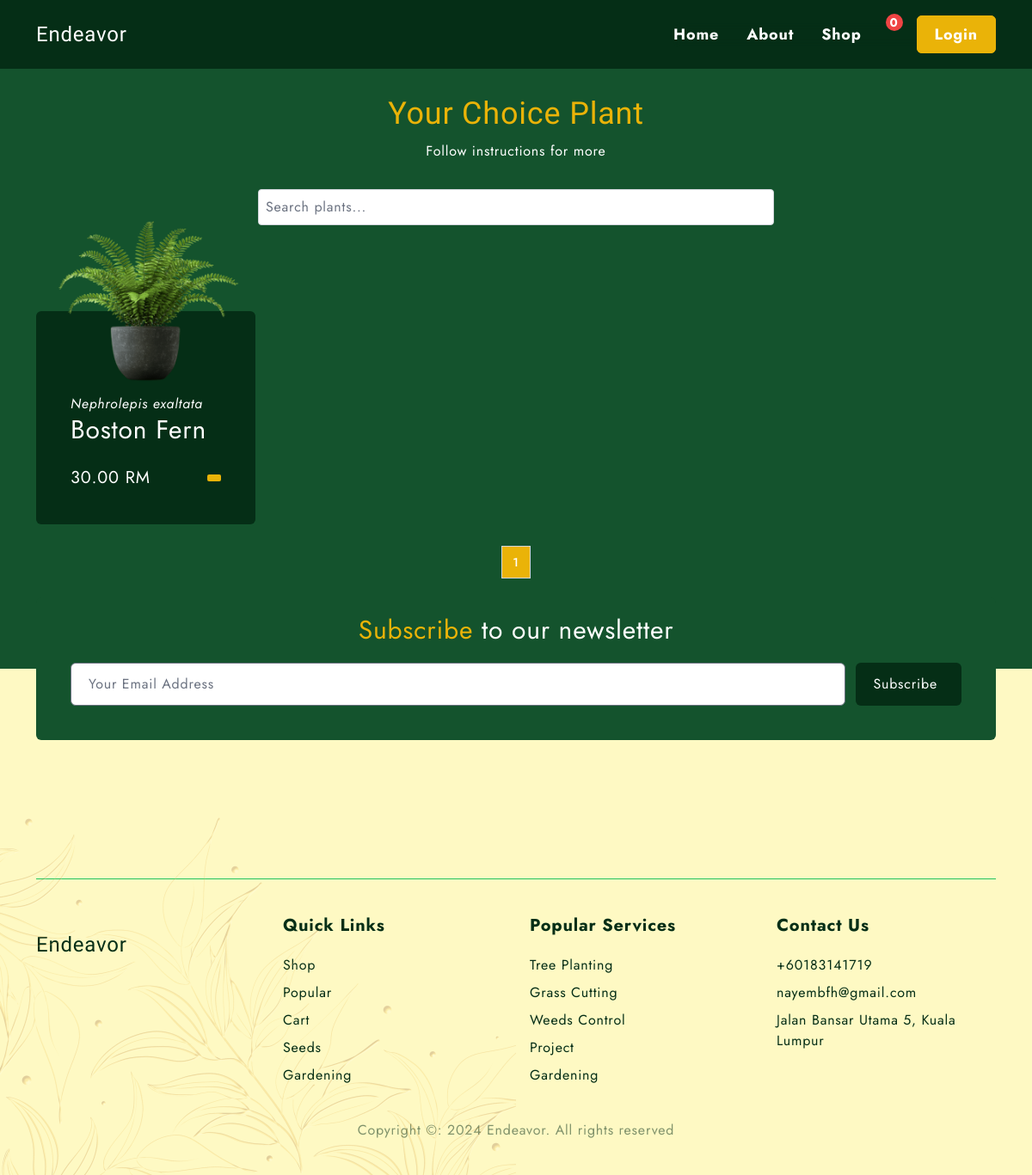
The page /shop/ on the database as committed earlier.
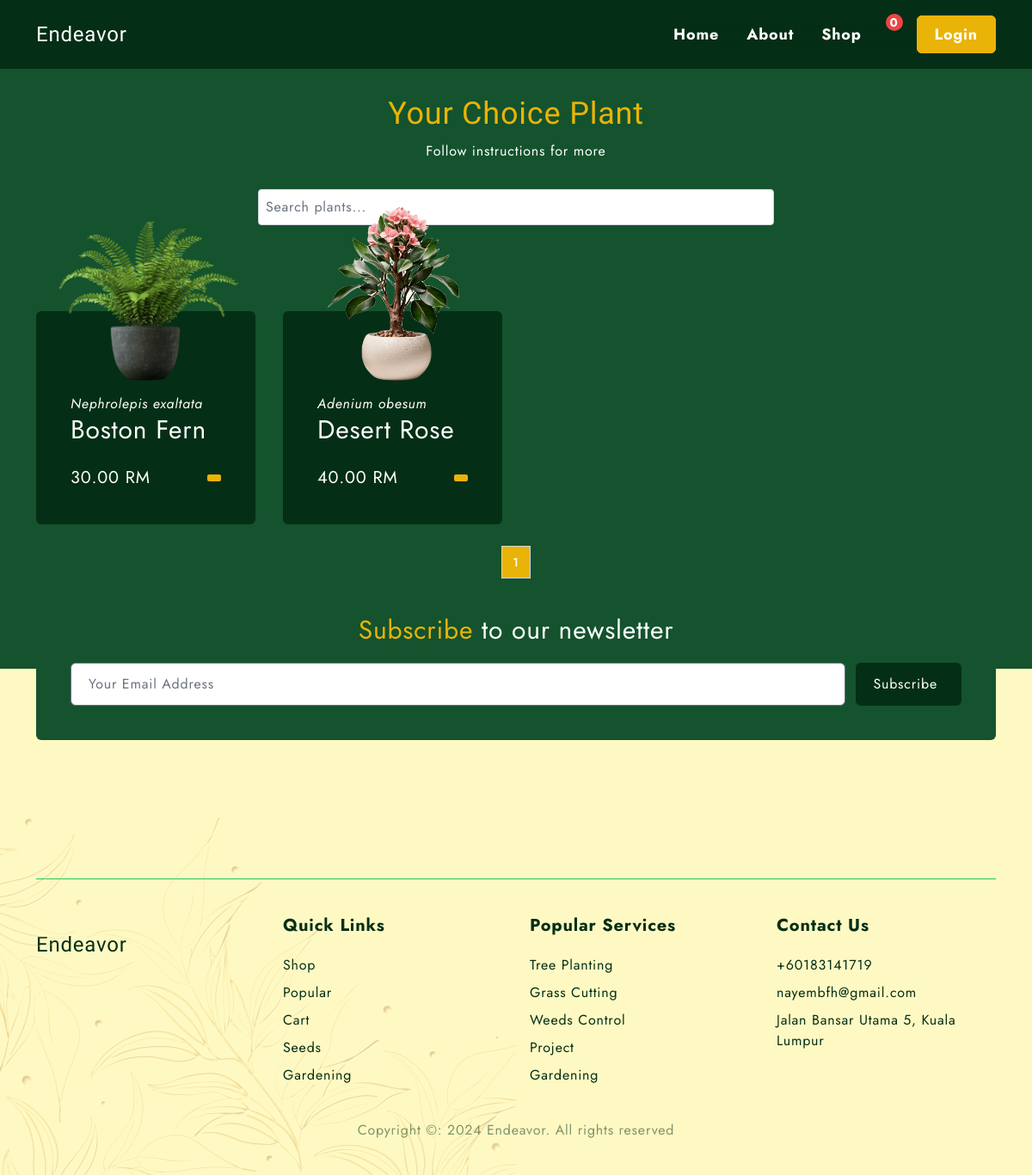
The same page on the database as committed later.
### home/models.py (models this page shows, shortened)
class Plant(models.Model):
    scientific_name = models.CharField(max_length=255)
    common_name = models.CharField(max_length=255)
    description = models.CharField(max_length=255)
    image = models.ImageField(upload_to='plants/')
    price = models.DecimalField(max_digits=10, decimal_places=2)
    rating = models.DecimalField(max_digits=2, decimal_places=1, default=0.0)

### home/views.py (the view)
# urls.py: path('shop/', views.shop_view, name='shop'),
def shop_view(request: HttpRequest):
    plant_list = Plant.objects.all()
    paginator = Paginator(plant_list, 4)
    page_number = request.GET.get('page')
    page_obj = paginator.get_page(page_number)
    context = {
        'plants': page_obj,
        'page_obj': page_obj,
        'current_path': request.path,
    }
    return render(request, 'include/plants.html', context)

### templates/include/plants.html (shortened to what this page needs)
{% extends "base.html" %}
{% block content %}
<section class="bg-green-900">
    <div class="flex flex-col items-center gap-3 text-center mb-10 md:mb-20">
        <h2 class="title">Your Choice Plant</h2>
        <p class="max-w-2xl">Follow instructions for more</p>
        {% if current_path == '/shop/' %}
        <div class="w-full flex justify-center my-5">
            <input type="text" placeholder="Search plants..." class="w-1/2 p-2 border border-gray-300 rounded">
        </div>
        {% endif %}
    </div>
    <div class="container w-full grid grid-cols-1 gap-x-8 gap-y-36 md:grid-cols-2 lg:grid-cols-3 xl:grid-cols-4">
        {% for plant in plants %}
        <div class="card bg-green-950 p-10 pt-24 rounded-md relative">
            <img class="w-56 absolute -top-5 left-1/2 transform -translate-x-1/2 -translate-y-1/2 duration-500" src="{{ plant.image.url }}" alt="{{ plant.common_name }}">
            <p class="italic">{{ plant.scientific_name }}</p>
            <h3>{{ plant.common_name }}</h3>
            <div class="text-yellow-500 text-xs py-3">
            </div>
            <div class="flex items-center justify-between">
                <p class="text-xl">{{ plant.price }} RM</p>
                <button class="bg-yellow-500 px-2 py-1 rounded-sm text-xl add-to-cart" data-plant-id="{{ plant.id }}">
                </button>
            </div>
        </div>
        {% endfor %}
    </div>
    {% if current_path == '/shop/' %}
    <div class="flex justify-center mt-8">
        <nav aria-label="Page navigation">
            <ul class="inline-flex items-center -space-x-px">
                {% for num in page_obj.paginator.page_range %}
                <li>
                    <a href="?page={{ num }}" class="px-3 py-2 mx-1 text-sm font-medium border border-gray-300 {% if page_obj.number == num %}bg-yellow-500 text-white{% else %}bg-white text-gray-900{% endif %} hover:bg-gray-100 hover:text-yellow-500">
                        {{ num }}
                    </a>
                </li>
                {% endfor %}
            </ul>
        </nav>
    </div>
    {% endif %}
</section>
{% endblock %}

### templates/base.html (shortened to what this page needs)
{% load static tailwind_tags %}
<!DOCTYPE html>
<html lang="en">
<head>
    {% tailwind_css %}
    <link rel='stylesheet' href='https://cdn-uicons.flaticon.com/2.6.0/uicons-regular-rounded/css/uicons-regular-rounded.css'>
    <link rel='stylesheet' href='https://cdn-uicons.flaticon.com/2.6.0/uicons-brands/css/uicons-brands.css'>
    <link rel='stylesheet' href='https://cdn-uicons.flaticon.com/2.6.0/uicons-solid-chubby/css/uicons-solid-chubby.css'>
    <link rel='stylesheet' href='https://cdn-uicons.flaticon.com/2.6.0/uicons-solid-rounded/css/uicons-solid-rounded.css'>
    <link rel='stylesheet' href='https://cdn-uicons.flaticon.com/2.6.0/uicons-solid-straight/css/uicons-solid-straight.css'>
    <link
  rel="stylesheet"
  href="https://cdn.jsdelivr.net/npm/swiper@11/swiper-bundle.min.css"
/>
</head>
<body class="">
    {% include "include/home/header.html" %}
    <main>
        {% block content %}{% endblock %}
    </main>
{% include "include/home/footer.html" %}
</body>
</html>

### templates/include/home/header.html (shortened to what this page needs)
{% load static %}
<header id="navbar" class="bg-green-950 fixed w-full top-0 left-0 z-50">
    <nav class="container flex items-center justify-between h-28 sm:h-20">
        <div class="font-Lobster sm:text-2xl">Endeavor</div>
        <div id="nav-menu"
            class="absolute top-0 left-[-100%] min-h-[80vh] w-full bg-green-950/80 backdrop-blur-sm flex items-center justify-center duration-300 lg:static lg:min-h-fit lg:w-auto lg:bg-transparent">
            <ul class="flex flex-col items-center gap-8 lg:flex-row">
                <li><a href="{% url 'home' %}" class="nav-link">Home</a></li>
                <li><a href="{% url 'about' %}" class="nav-link">About</a></li>
                <li><a href="{% url 'shop' %}" class="nav-link">Shop</a></li>
                <li>
                    <a href="{% url 'cart' %}" class="nav-link relative">
                        <span id="cart-badge" class="absolute -top-4 -right-2 transform translate-x-2 -translate-y-2 bg-red-500 text-white rounded-full w-5 h-5 text-xs sm:text-sm flex items-center justify-center">0</span>
                    </a>
                </li>
                {% if user.is_authenticated %}
                    <li class=""><a href="{% url 'logout' %}" class="nav-link btn hover:text-green-500">Logout</a></li>
                {% else %}
                    <li class=""><a href="{% url 'login' %}" class="nav-link btn hover:text-green-500">Login</a></li>
                {% endif %}
            </ul>
        </div>
    </nav>
</header>

### templates/include/review/reviewModal.html (shortened to what this page needs)
{% load static %}

### templates/include/home/footer.html (shortened to what this page needs)
{% load static %}
{% if request.path != "/cart/" and request.path != "/cancel_view/" and request.path != "/order_confirmation/" %}
<footer class="bg-yellow-100 text-green-950 pt-20 pb-10 md:pt-28 relative">
   <div class="container text-white absolute top-0 right-0 left-0 -translate-y-1/2">
       <div class="bg-green-900 px-10 pt-5 pb-10 space-y-5 rounded-md">
           <h3 class="text-center"><span class="text-yellow-500">Subscribe</span> to our newsletter</h3>
           <div class="flex flex-col md:flex-row gap-3">
               <input class="w-full px-5 py-3 text-green-900 rounded-md outline-none" type="email" placeholder="Your Email Address">
               <button class="flex items-center justify-center gap-2 bg-green-950 px-5 py-3 rounded-md hover:opacity-80 duration-300">
                   <span>Subscribe</span>
               </button>
           </div>
       </div>
   </div>
   <div class="container mt-28">
       <div class="border-b border-green-500 relative pb-5">
           <div class="absolute top-0 transform -translate-y-1/2 left-0 right-0 max-w-xs mx-auto">
               <div class="bg-yellow-100 text-lg text-center space-x-4">
               </div>
           </div>
       </div>
   </div>
   <div class="container mt-10 grid grid-cols-1 md:grid-cols-2 lg:grid-cols-3 xl:grid-cols-4 gap-8 text-center md:text-start">
       <div class="flex flex-col items-center md:items-start">
           <p class="font-Lobster text-xl sm:text-2xl">Endeavor</p>
       </div>
       <div>
           <p class="mb-5 font-bold text-xl">Quick Links</p>
           <div class="flex flex-col gap-2">
               <a href="#">Shop</a>
               <a href="#">Popular</a>
               <a href="#">Cart</a>
               <a href="#">Seeds</a>
               <a href="#">Gardening</a>
           </div>
       </div>
       <div>
           <p class="mb-5 font-bold text-xl">Popular Services</p>
           <div class="flex flex-col gap-2">
               <a href="#">Tree Planting</a>
               <a href="#">Grass Cutting</a>
               <a href="#">Weeds Control</a>
               <a href="#">Project</a>
               <a href="#">Gardening</a>
           </div>
       </div>
       <div>
           <p class="mb-5 font-bold text-xl">Contact Us</p>
           <div class="flex flex-col gap-2">
               <a href="tel:+60183141719">+60183141719</a>
               <a href="mailto:nayembfh@gmail.com">nayembfh@gmail.com</a>
               <p>Jalan Bansar Utama 5, Kuala Lumpur</p>
           </div>
       </div>
   </div>
   <div class="container mt-10">
       <p class="text-center opacity-50">Copyright &copy: 2024 Endeavor. All rights reserved</p>
   </div>
   <div class="absolute bottom-0 left-0 opacity-20 pointer-events-none">
       <img class="w-full lg:w-1/2" src="{% static 'img/floral-1.png' %}" alt="">
   </div>
</footer>
{% endif %}

### templates/include/toast/customToast.html (shortened to what this page needs)
{% load static %}

Rows that differ between the two databases and show on the page:
added Plant: image (picture), scientific_name "Adenium obesum", common_name "Desert Rose", price "40.00"
